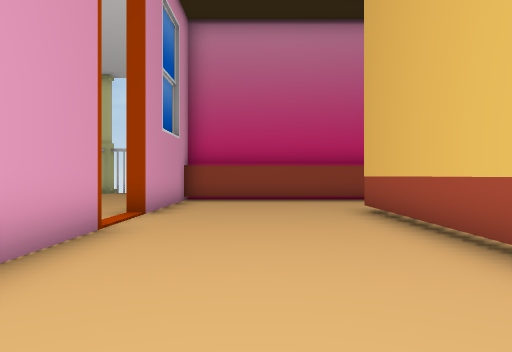
View 1 (above)

12 first-person views from a walk through a 3-D level made in the Unity game engine. The camera is 1.5 m above the floor, looks level and sees 70° across. The floor is counted in squares, 2 m on a side. Each view is taken from the middle of a square. On the plan, view 1 faces up. The plan holds only what a view shows up to about 11 squares ahead; the rest is blank. The place goes on beyond the plan. Some animated figures are left out.

View 2
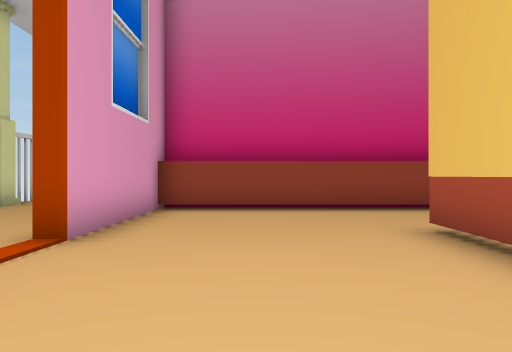

View 3
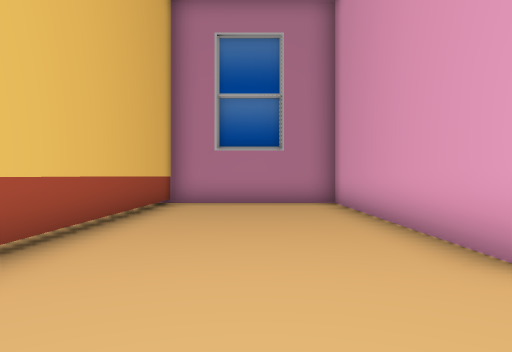

View 4
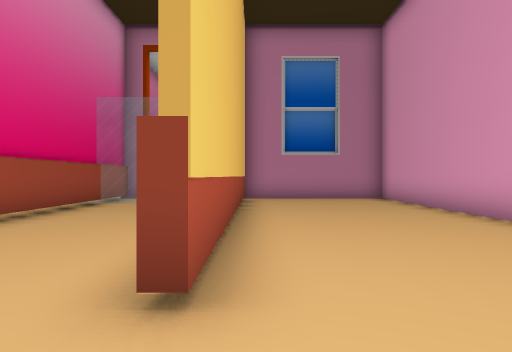

View 5
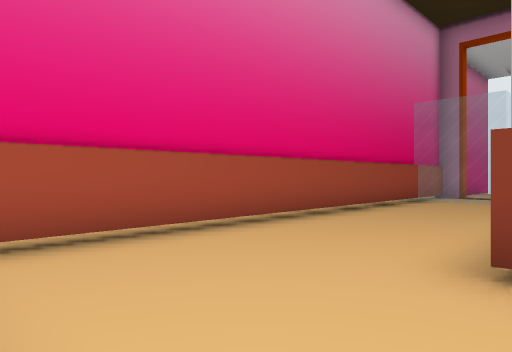

View 6
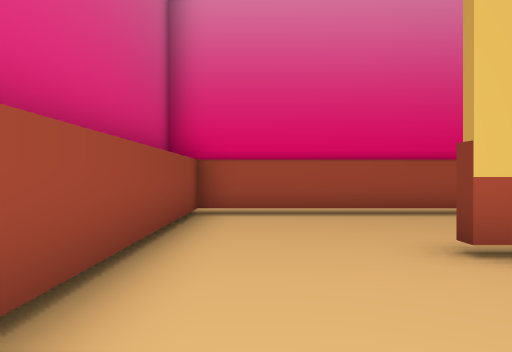

View 7
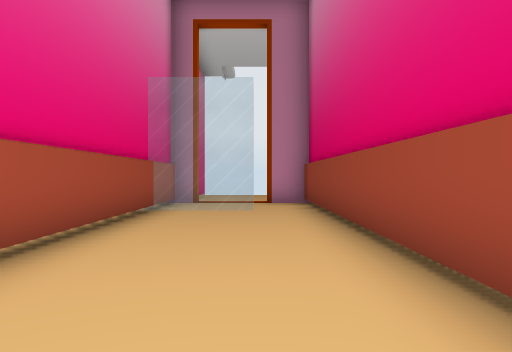

View 8
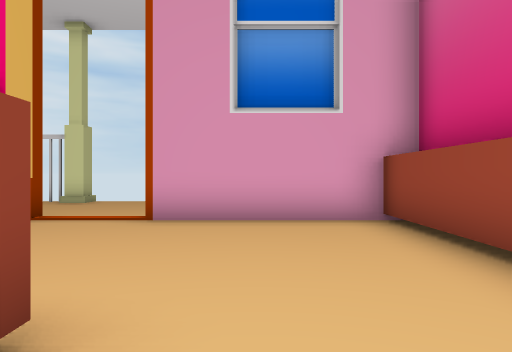

View 9
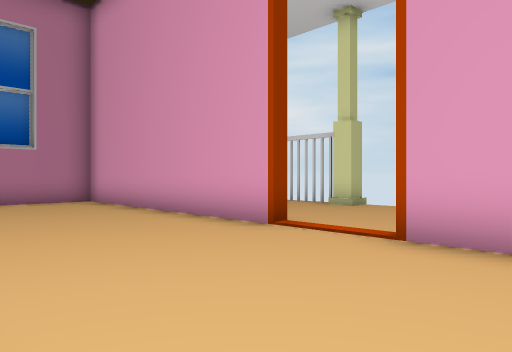

View 10
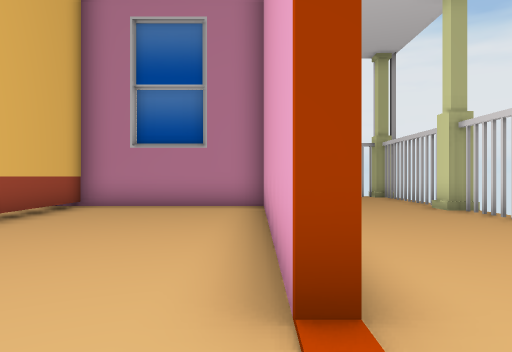

View 11
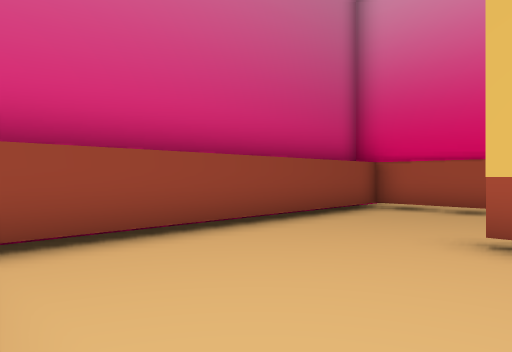

View 12
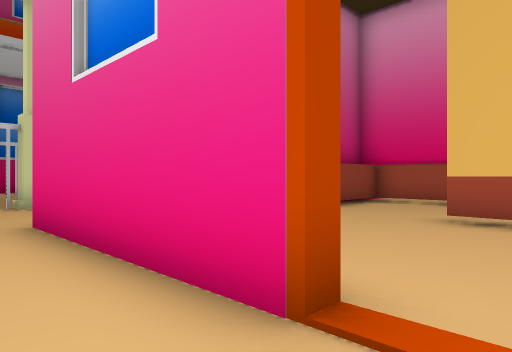

### Floor plan
Key: @ floor where view 1 was taken; # wall or solid block; x gap in a wall; . floor; = window, fence, low wall or low ledge; v drop or lower ground.
Columns run from 7 left of view 1 to 8 right of it. Each row starts with its distance up from view 1.
 16      #
 15      .
 14     ..
 13     ..
 12 x.  .##########
 11  ....#........#.
 10   ...#........#.
  9    ..#........#
  8    ..#........#
  7    .......#...#
  6  .........#...#
  5 v....#....#...#
  4 x....#....#...#
  3  ....#....#...#
  2  ....#....#...#
  1  ... #....#...#
  0  ... #.@..#===
 -1 x... #....#===
 -2  ..  ######===
 -3  ..
 -4  ..

Where each view was taken, in squares from view 1:
view 1: 0 up, 0 right, facing up
view 2: 3 up, 0 right, facing up
view 3: 8 up, 0 right, facing down
view 4: 10 up, 2 right, facing down
view 5: 11 up, 2 right, facing down-right
view 6: 10 up, 1 left, facing right
view 7: 8 up, 4 right, facing down
view 8: 9 up, 4 right, facing left
view 9: 9 up, 2 right, facing down-left
view 10: 7 up, 2 left, facing down
view 11: 7 up, 2 left, facing up-right
view 12: 6 up, 4 left, facing up-right
